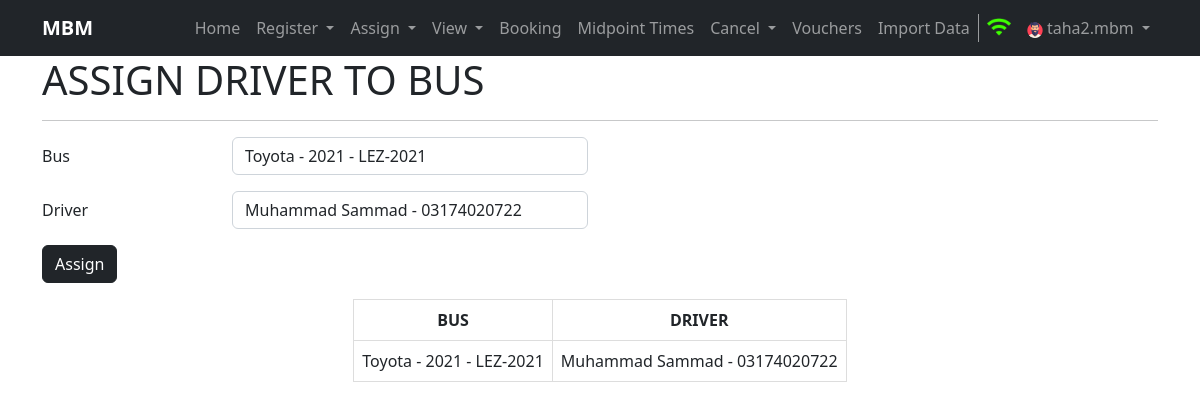
Screenshot of /assigndriver (signed in) with the database file from the repository.
### home/models.py (models this page shows, shortened)
class AssignedBusesToDriver(models.Model):
    bus = models.ForeignKey("Bus", on_delete=models.CASCADE)
    driver = models.ForeignKey("Driver", on_delete=models.SET_NULL, null=True)
    created = models.DateTimeField(auto_now_add=True, editable=False, null=False, blank=False)
    last_modified = models.DateTimeField(auto_now_add=True, editable=False, null=False, blank=False)
    class Meta:
        verbose_name_plural = 'AssignedBusesToDriver'

class Bus(models.Model):
    bus_number = models.CharField(max_length=30, unique=True)
    seating_capacity = models.IntegerField()
    service_type = models.CharField(max_length=100)
    bus_model = models.CharField(max_length=100)
    created = models.DateTimeField(auto_now_add=True, editable=False, null=False, blank=False)
    last_modified = models.DateTimeField(auto_now_add=True, editable=False, null=False, blank=False)
    class Meta:
        verbose_name_plural = 'Bus'
    def __str__(self):
        return self.bus_model + ' - ' + self.bus_number

class Driver(models.Model):
    name = models.CharField(max_length=100)
    dob = models.DateField()
    cnic = models.CharField(max_length=13, unique=True)
    phone = models.CharField(max_length=13, unique=True)
    address = models.CharField(max_length=150)
    created = models.DateTimeField(auto_now_add=True, editable=False, null=False, blank=False)
    last_modified = models.DateTimeField(auto_now_add=True, editable=False, null=False, blank=False)
    class Meta:
        verbose_name_plural = 'Driver'
    def __str__(self):
        return self.name + ' - ' + self.phone

### home/views.py (the view)
# urls.py: path('assigndriver', views.assignDriver, name='assigndriver'),
def assignDriver(request):
    if request.user.is_anonymous:
        return redirect('/login')
    result = RegistrationHandler.assignDriverToBus(request)
    return render(result['request'], 'drivertobus.html', {'buses':result['buses'], 'drivers':result['drivers'], 'bustodriver':result['bustodriver']})

### home/registerationHandler.py (called while the page is built, shortened)
    @staticmethod
    def assignDriverToBus(request):
        buses = None
        drivers = None
        bustodriver = None
        try:
            buses = Bus.objects.all()
            drivers = Driver.objects.all()
            bustodriver = AssignedBusesToDriver.objects.all()
        except Exception as e:
            messages.warning(request, e)
        return {'request': request, 'buses': buses, 'drivers': drivers, 'bustodriver': bustodriver}

### templates/drivertobus.html (shortened to what this page needs)
{% extends 'base.html' %}
{% block username %}{{ request.user.username }}{% endblock username %}
{%block body%}
<div class="container">
    <h1>ASSIGN DRIVER TO BUS</h1>
    <hr>
</div>
<div class="container my-3">
    <form method="post" name="register" action="">
        <div class="mb-3 row">
            <label for="inputBus" class="col-sm-2 col-form-label">Bus</label>
            <div class="col-sm-4">
              <select name="inputBus" class="form-control" id="inputBus" required>
                {% if buses %}
                   {% for bus in buses%}
                   <option value="{{bus.id}}">{{bus}}</option>
                   {% endfor %}
                {% endif %}
              </select>
            </div>
          </div>
          <div class="mb-3 row">
            <label for="inputDriver" class="col-sm-2 col-form-label">Driver</label>
            <div class="col-sm-4">
              <select name="inputDriver" class="form-control" id="inputDriver" required>
                {% if drivers %}
                   {% for driver in drivers %}
                     <option value="{{driver.id}}">{{driver}}</option>
                   {% endfor %}
                {% endif %}
              </select>
            </div>
          </div>
          <button type="submit" class="btn btn-dark btn-md">Assign</button>
    </form>
</div>
<div class="container">
    {% if bustodriver %}
    <table class="bookings mx-auto">
        <tr>
          <th>BUS</th>
          <th>DRIVER</th>
        </tr>
        {% for bd in bustodriver %}
        <tr class="tr">
          <td>{{bd.bus}}</td>
          {% if bd.driver %}
          <td>{{bd.driver}}</td>
          {% else %}
          <td> - </td>
          {% endif %}
        </tr>
        {% endfor %}
    </table>
    {% endif %}
</div>
{%endblock body%}

### static/css/style.css (style rules this page uses)
.schedule td, .bookings td, th { border: 1px solid #dddddd; text-align: center; padding: 8px; }

### rows the page displays
AssignedBusesToDriver: bus "Toyota - 2021 - LEZ-2021", driver "Muhammad Sammad - 03174020722"

### other values shown
{{ request.user.username }} "taha2.mbm"
form field inputBus "Toyota - 2021 - LEZ-2021"
form field inputDriver "Muhammad Sammad - 03174020722"
